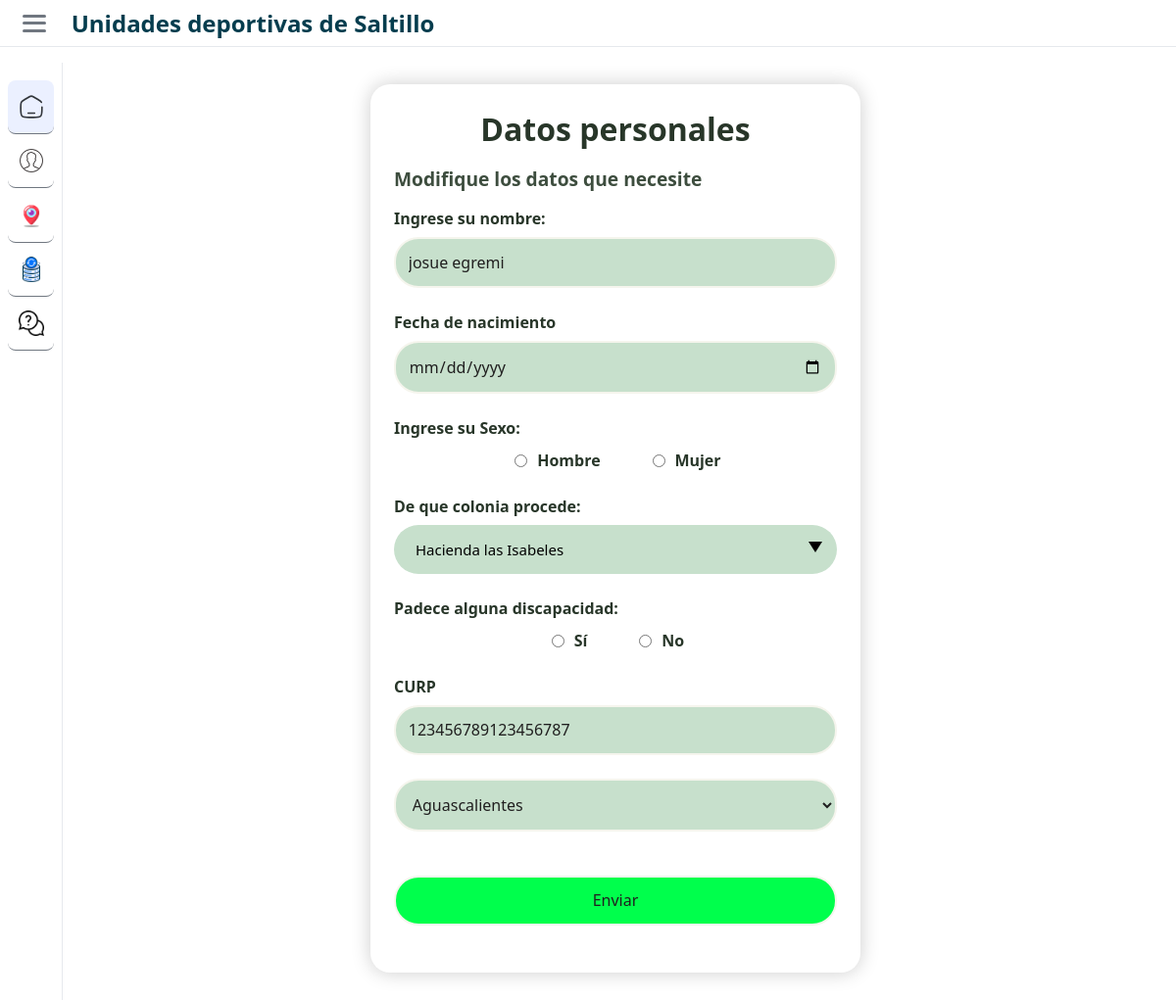
/datos_usuario/ (signed in), run on the app's committed database.
### Aplicaciones/Visitas/models.py (models this page shows, shortened)
class RegistroUsuario(models.Model):
    nombre = models.CharField(max_length=100)
    fecha_nacimiento = models.DateField()
    edad = models.PositiveIntegerField()
    sexo = models.CharField(max_length=1)
    colonia = models.CharField(max_length=100)
    discapacidad = models.CharField(max_length=2, default='No')
    CURP = models.CharField(max_length=18, unique=True)
    estado_nacimiento = models.CharField(max_length=30, default='desconocido')
    correo_electronico = models.EmailField(unique=True)
    contraseña = models.CharField(max_length=100)
    codigo_hex = models.CharField(max_length=5, unique=True, blank=True, null=True)
    aviso_privacidad = models.BooleanField(default=False)
    verificado = models.BooleanField(default=False)

### Aplicaciones/Visitas/views.py (the view, shortened to what this page needs)
# urls.py: path('datos_usuario/', datos_usuario, name='datos_usuario'),
def datos_usuario(request):
    errores = {}
    if not request.session.get('usuario_id'):
        return redirect('inicio_secion')  # Redirigir si no hay usuario en sesión
    usuario = get_object_or_404(RegistroUsuario, id=request.session['usuario_id'])
    return render(request, 'datos_usuario.html', {'usuario': usuario, 'errores': errores})

### Aplicaciones/Visitas/templates/datos_usuario.html (shortened to what this page needs)
{%extends 'principal.html'%}
{%block content%}
            <form id="form" method="POST" action="{% url 'datos_usuario' %}" >
                <div class="paso1" id='datos_g'>
                    <h2>Datos personales</h2>
                    <h3>Modifique los datos que necesite</h3>
                    <div class="input_grub">
                        <label for="name">Ingrese su nombre: </label>
                        <input type="text" name="nombre" id="name" placeholder="Nombre" minlength="3" maxlength="100" value="{{usuario.nombre}}" required>
                        <label for="fecha_nacimiento">Fecha de nacimiento</label>
                        <input type="date" id="fecha_nacimiento" name="fecha_nacimiento" value="{{usuario.fecha_nacimiento}}" required>
                        <label>Ingrese su Sexo:</label>
                        <div class="radio-group largo">
                            <label>
                                <input type="radio" name="sexo" value="M" required> Hombre
                            </label>
                            <label>
                                <input type="radio" name="sexo" value="F" required> Mujer
                            </label>
                        </div>
                        <label for="">De que colonia procede:</label>
                        <div class="select-box">
                            <div class="select-option">
                                <input value="{{usuario.colonia}}" name ='colonia' type='text' placeholder='Colonias' id='soValue' readonly required></input>
                            </div>
                        </div>
                        <label>Padece alguna discapacidad:</label>
                        <div class="radio-group">
                            <label for="discapacidad">
                                <input type="radio" name="discapacidad" id="discapacidad" value="si" required>Sí
                            </label>
                            <label for="discapacidad">
                                <input type="radio" name="discapacidad" id="discapacidad" value="no" required>No
                            </label>
                        </div>
                        <label for="CURP">CURP</label>
                        <input onkeyup="this.value = this.value.toUpperCase();" type="input" id="CURP" name="CURP" placeholder="CURP" value="{{usuario.CURP}}" required>
                        <select id="estado_nacimiento" name="estado_nacimiento">
                            <option value="Aguascalientes">Aguascalientes</option>
                        </select>
                        <input class="btn" type="submit" value="Enviar" style="background-color: rgb(0, 255, 76);">
                    </div>
                </div>
            </form>
{%endblock%}

### Aplicaciones/Visitas/static/css/principal.css (style rules this page uses)
:root { --background-color:white; --text-title-color:#053D4E; --text-color:#32363B; --icon-color:#32363B; --icon-menu-color:#707780; --menu-color:#707780; --text-seleted-color:#355CC0; --background-selected: #EBF0FF ; --background-hover:#F7F9FA; --border-color:#E6E9ED; }
* { margin: 0; padding: 0; box-sizing: border-box; font-family:'Segoe UI', Tahoma, Geneva, Verdana, sans-serif; }
body { width: 100%; height: 100vh; }

### Aplicaciones/Visitas/static/css/registro_visitas.css (style rules this page uses)
* { box-sizing: border-box; }
html, body { margin: 0; padding: 0; width: 100%; min-height: 100vh; display: flex; align-items: center; justify-content: center; background-color: transparent; overflow-x: hidden; width: 100%; }
form { width: 100%; max-width: 500px; margin-top: 6rem; margin-left: auto; margin-right: auto; margin-bottom: 1rem; padding: 1.5rem; height: auto; box-shadow: 0 0 20px rgba(0, 0, 0, 0.2); border-radius: 20px; text-align: center; background-color: #fff; }
form h2 { color: #283629; font-size: 2rem; margin-bottom: 1rem; }
form h3 { color: #3d4d3e; font-size: 1.2rem; margin-bottom: 1rem; text-align: left; }
.input_grub { display: flex; flex-direction: column; text-align: left; }
.input_grub label { color: #283629; font-size: 1rem; font-weight: 600; margin-bottom: 0.5rem; }
.input_grub input,.input_grub select { font-size: 1rem; padding: 0.8rem; border-radius: 25px; margin-bottom: 1.5rem; background-color: #c7e0cc; border: 2px solid #f5f5ed; color: rgb(32, 31, 31); width: 100%; }
.input_grub input::placeholder { color: #757a76; }
.radio-group { display: flex; align-items: center; margin:3px 15px; justify-content: center; gap: 3rem; margin-bottom: 1rem; }
.radio-group input { margin: 5px; }
.radio-group label { display: flex; align-items: center; gap: 0.3rem; font-size: 1rem; }
body { min-height: 100vh; display: flex; align-items: center; justify-content: center; padding: 1rem; width: 100%; }

### Aplicaciones/Visitas/static/css/buscador_registros.css (style rules this page uses)
.select-box { display: flex; position: relative; width: 100%; }
.select-option { cursor: pointer; position: relative; width: 100%; }
.select-option input { width: 100%; color:#000; border-radius: 25px; cursor: pointer; font-size: 15px; padding: 15px 22px; border:0 !important; outline: 0 !important; box-sizing: border-box; }
.select-option::after { content: ""; border-top: 11px solid #000; border-left: 7px solid transparent; border-right: 7px solid transparent; position: absolute; right: 15px; top:50%; margin-top: -20px; }

### data on the page
RegistroUsuario: nombre "josue egremi", colonia "Hacienda las Isabeles", CURP "123456789123456787"
